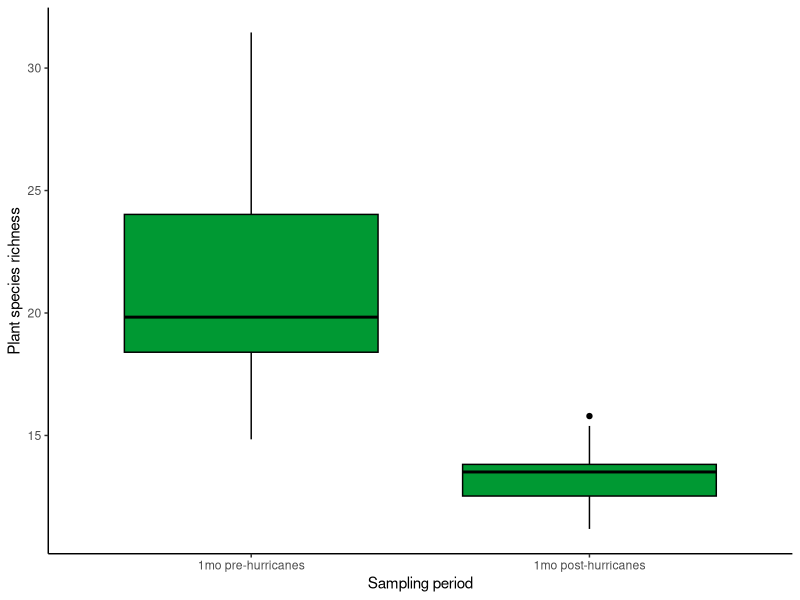
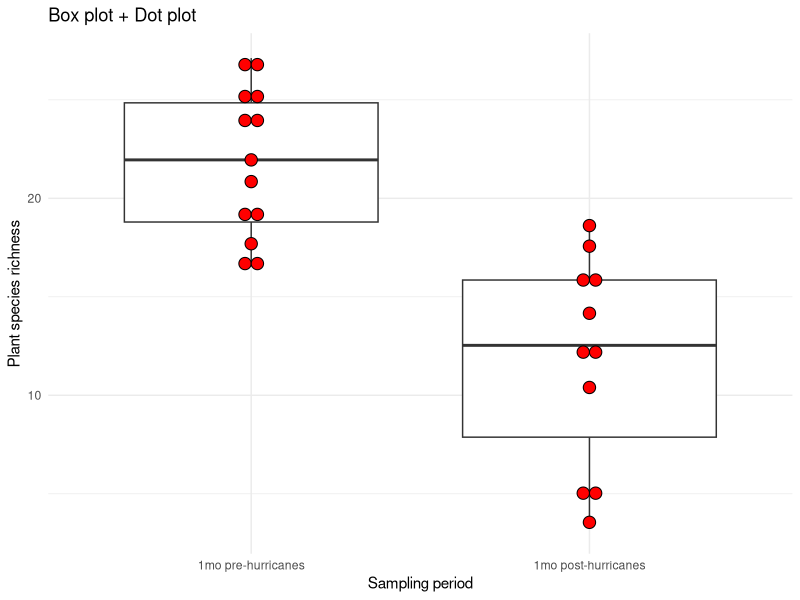

Reproduce these figures in R, in order.
## ---- chunk 1

# load libraries ------------------------------------------------------------

library(ggplot2) 

# global variables ------------------------------------------------------------

n_group <- 2 
n_treatment <- c("1mo pre-hurricanes","1mo post-hurricanes")
n_size <- c(13,11) 
n_mean <- c(22,13) 
n_sd <- c(5,5) 

# -------------------------------------------------------------------------------
# FUNCTION create_data
# description: create fake data frame
# inputs: n_group, n_name, n_size, n_mean, n_sd
# outputs: data frame with fake data on plant richness pre and post hurricane
#################################################################################
create_data <- function(group = 2, 
                        treatment = c("treatment1", "treatment2"),
                        size = c(15,14),
                        mean = c(20,10),
                        sd = c(4,4)) {
  
  period <- rep(treatment,size)
  id <- 1:(sum(size))

  P.richness <- c(rnorm(n=size[1], mean=mean[1], sd=sd[1]),
                 rnorm(n=size[2], mean=mean[2], sd=sd[2]))
  df <- data.frame(id,period,P.richness)
  df$period <- factor(df$period,
                  levels = c(treatment[1],treatment[2]), ordered = TRUE)
  return(df)
} # end of create_data

# -------------------------------------------------------------------------------

# -------------------------------------------------------------------------------
# FUNCTION anova_1way
# description: run a 1 way anova on fake data
# inputs: data frame with x_var in second column and y_var in third column
# outputs: summary of anova results
#################################################################################
anova_1way<- function(data=my_data) {

  model <- aov(data[,3]~data[,2], data=data)

  return(summary(model))

} # end of anova_1way

# -------------------------------------------------------------------------------

# -------------------------------------------------------------------------------
# FUNCTION my_boxplot
# description: this function created a boxplot of plant richness vs period
# inputs: data frame with x_var in second column and y_var in third column
# outputs: boxplot
#################################################################################
my_boxplot <- function(data=my_data) {

    p1 <- ggplot(data = data,
                  aes(x=data[,2],
                       y=data[,3])) + 
                  geom_boxplot(fill='#009933', color="black")+
                  labs(x="Sampling period", y = "Plant species richness") +
                 theme_classic()
    print(p1)
    message("Message: Boxplot has been created!")

} # end of my_boxplot

# -------------------------------------------------------------------------------

# -------------------------------------------------------------------------------

# Running my functions (program body)

my_data <- create_data(group=n_group, treatment=n_treatment, size=n_size,
            mean=n_mean, sd=n_sd)
model <- anova_1way()
print(model)
my_boxplot()

# -------------------------------------------------------------------------------

## ---- chunk 2

# -------------------------------------------------------------------------------
# FUNCTION aov_table
# description: extracts the F, p value and df from an anova
# inputs: input_description
# outputs: output_description
#################################################################################
aov_table <- function(list = model) {
  
    model <- unlist(list)
    my_results <- matrix(model[c(1, 7, 9)], ncol=3, byrow=TRUE)
    colnames(my_results) <- c("df", "F", "p-value")
    rownames(my_results) <- ""
    my_results <- as.table(my_results)
    
  return(round(my_results, digits=6))

} # end of aov_table
# -------------------------------------------------------------------------------

# -------------------------------------------------------------------------------
# FUNCTION dot_boxplot
# description: description
# inputs: input_description
# outputs: output_description
#################################################################################
dot_boxplot <- function(data=my_data) {
  
  p2 <- ggplot(data = data,
               aes(x=data[,2], y=data[,3]))
  p2 <- p2 + geom_boxplot() + 
    geom_dotplot(binaxis='y', 
               stackdir='center', 
               dotsize = .8, 
               fill="red") +
    theme_minimal() + 
    labs(title="Box plot + Dot plot",
       x="Sampling period", y = "Plant species richness")

   print(p2)
    message("Message: dot-boxplot has been created!")

} # end of dot_boxplot
# -------------------------------------------------------------------------------

# -------------------------------------------------------------------------------

# Running my functions (program body)


my_data <- create_data(group=n_group, treatment=n_treatment, size=n_size,
            mean=n_mean, sd=n_sd)
model <- anova_1way()
aov_table()
dot_boxplot()


